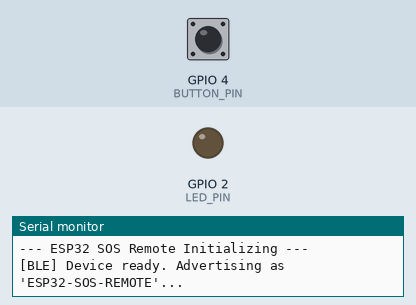
This sketch was run on a simulated ESP32. On the bench: output pins drawn as LEDs (lit = HIGH), the last lines printed to the serial monitor. Dashed ring = blinking. The inputs (shaded band) are chosen by the test bench; at power-on: GPIO 4 (BUTTON_PIN) HIGH. Nothing arrives over Bluetooth unless stated; a phone connects over Bluetooth LE 3 s after start.

Above: at 1.2 s.
1.3 s: GPIO 4 (BUTTON_PIN) pulled LOW for 3.2 s
At 4.6 s:
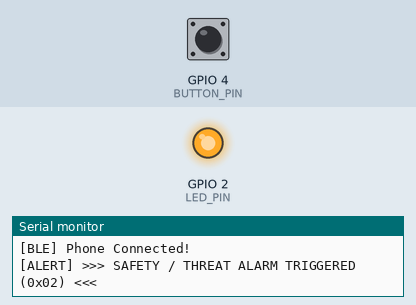
9.4 s: GPIO 4 (BUTTON_PIN) pulsed LOW 2 times (0.12 s each, 0.3 s apart)
At 10.34 s:
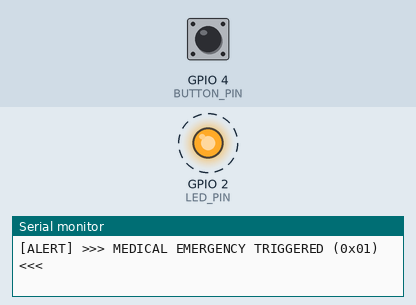
Timing chart, 0 to 12.4 s (numbered marks = the images above; inputs shaded):
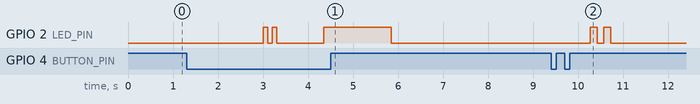

Measured:
- after the input at 9.4 s, GPIO 2 (LED_PIN): alternates HIGH for 0.15 s and LOW for 0.15 s, 4 changes in all, then stays LOW, starting after 0.87 s

The sketch:

esp32_sos.ino
```cpp
/*
 * ======================================================================================
 * Project: ESP32 SOS Panic Remote (BLE GATT Server)
 * Emergency Triggers:
 *   1. Double-Click   -> MEDICAL EMERGENCY (Value: 0x01)
 *   2. Hold for 3 sec -> SAFETY / PANIC THREAT (Value: 0x02)
 *
 * Hardware Wiring:
 *   - Push Button: Between GPIO 4 and GND (uses internal pull-up)
 *   - Status LED : Onboard LED (usually GPIO 2)
 * ======================================================================================
 */

#include <BLEDevice.h>
#include <BLEServer.h>
#include <BLEUtils.h>
#include <BLE2902.h>

#define BUTTON_PIN      4     // Push button pin (to GND)
#define LED_PIN         2     // Onboard LED for physical feedback

// Custom BLE UUIDs
#define SERVICE_UUID        "4fafc201-1fb5-459e-8fcc-c5c9c331914b"
#define CHARACTERISTIC_UUID "beb5483e-36e1-4688-b7f5-ea07361b26a8"

// Timing Configurations (milliseconds)
const unsigned long DEBOUNCE_DELAY = 50;
const unsigned long DOUBLE_CLICK_WINDOW = 400; // Max gap between clicks for double-click
const unsigned long LONG_PRESS_DURATION = 3000; // 3.0 seconds hold for safety alert

// State tracking
BLEServer* pServer = NULL;
BLECharacteristic* pCharacteristic = NULL;
bool deviceConnected = false;

int lastButtonState = HIGH;
int buttonState = HIGH;
unsigned long lastDebounceTime = 0;
unsigned long pressStartTime = 0;
unsigned long releaseTime = 0;
int clickCount = 0;
bool longPressTriggered = false;

class MyServerCallbacks : public BLEServerCallbacks {
  void onConnect(BLEServer* pServer) {
    deviceConnected = true;
    Serial.println("[BLE] Phone Connected!");
    // Quick double blink for connection
    digitalWrite(LED_PIN, HIGH); delay(100); digitalWrite(LED_PIN, LOW); delay(100);
    digitalWrite(LED_PIN, HIGH); delay(100); digitalWrite(LED_PIN, LOW);
  }

  void onDisconnect(BLEServer* pServer) {
    deviceConnected = false;
    Serial.println("[BLE] Phone Disconnected. Restarting advertising...");
    pServer->startAdvertising();
  }
};

void sendEmergencySignal(uint8_t alertType) {
  if (pCharacteristic == NULL) return;

  uint8_t payload[1] = { alertType };
  pCharacteristic->setValue(payload, 1);
  pCharacteristic->notify();

  if (alertType == 0x01) {
    Serial.println("[ALERT] >>> MEDICAL EMERGENCY TRIGGERED (0x01) <<<");
    // Visual Feedback: 2 short blinks
    for (int i = 0; i < 2; i++) {
      digitalWrite(LED_PIN, HIGH); delay(150);
      digitalWrite(LED_PIN, LOW); delay(150);
    }
  } else if (alertType == 0x02) {
    Serial.println("[ALERT] >>> SAFETY / THREAT ALARM TRIGGERED (0x02) <<<");
    // Visual Feedback: 1 long solid pulse (1.5 seconds)
    digitalWrite(LED_PIN, HIGH);
    delay(1500);
    digitalWrite(LED_PIN, LOW);
  }
}

void setup() {
  Serial.begin(115200);
  pinMode(BUTTON_PIN, INPUT_PULLUP);
  pinMode(LED_PIN, OUTPUT);
  digitalWrite(LED_PIN, LOW);

  Serial.println("\n--- ESP32 SOS Remote Initializing ---");

  // Initialize BLE Device
  BLEDevice::init("ESP32-SOS-REMOTE");
  pServer = BLEDevice::createServer();
  pServer->setCallbacks(new MyServerCallbacks());

  // Create GATT Service
  BLEService *pService = pServer->createService(SERVICE_UUID);

  // Create GATT Characteristic
  pCharacteristic = pService->createCharacteristic(
                      CHARACTERISTIC_UUID,
                      BLECharacteristic::PROPERTY_READ   |
                      BLECharacteristic::PROPERTY_NOTIFY
                    );
  pCharacteristic->addDescriptor(new BLE2902());

  // Initial dummy state (0x00 = idle)
  uint8_t initialValue[1] = { 0x00 };
  pCharacteristic->setValue(initialValue, 1);

  pService->start();

  // Configure Advertising
  BLEAdvertising *pAdvertising = BLEDevice::getAdvertising();
  pAdvertising->addServiceUUID(SERVICE_UUID);
  pAdvertising->setScanResponse(true);
  pAdvertising->setMinPreferred(0x06);
  pAdvertising->setMinPreferred(0x12);
  BLEDevice::startAdvertising();

  Serial.println("[BLE] Device ready. Advertising as 'ESP32-SOS-REMOTE'...");
}

void loop() {
  int reading = digitalRead(BUTTON_PIN);
  unsigned long now = millis();

  // Debouncing logic
  if (reading != lastButtonState) {
    lastDebounceTime = now;
  }

  if ((now - lastDebounceTime) > DEBOUNCE_DELAY) {
    if (reading != buttonState) {
      buttonState = reading;

      // Button is PRESSED (Active LOW)
      if (buttonState == LOW) {
        pressStartTime = now;
        longPressTriggered = false;
      }
      // Button is RELEASED
      else {
        unsigned long pressDuration = now - pressStartTime;
        if (!longPressTriggered) {
          if (pressDuration < 600) { // Valid short click
            clickCount++;
            releaseTime = now;
          }
        }
      }
    }
  }

  // 1. Check for Long Press (Safety Threat) while button is still held down
  if (buttonState == LOW && !longPressTriggered) {
    if ((now - pressStartTime) >= LONG_PRESS_DURATION) {
      longPressTriggered = true;
      clickCount = 0; // Reset any clicks
      sendEmergencySignal(0x02); // 0x02 = Safety Threat
    }
  }

  // 2. Check for Double Click (Medical) after click window closes
  if (clickCount > 0 && (now - releaseTime) > DOUBLE_CLICK_WINDOW) {
    if (clickCount >= 2) {
      sendEmergencySignal(0x01); // 0x01 = Medical Emergency
    } else {
      // Single click ignored to prevent accidental false alarms in pocket
      Serial.println("[INFO] Single click discarded (accidental press filter).");
    }
    clickCount = 0;
  }

  lastButtonState = reading;
}
```
